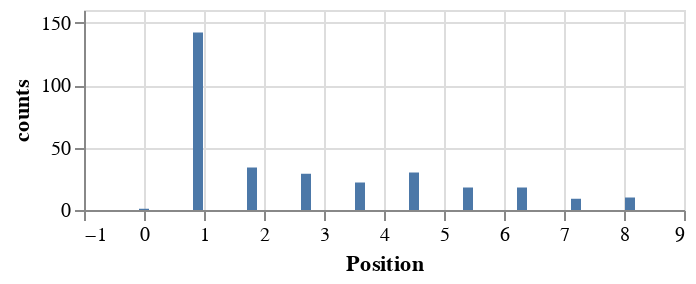

Here is the notebook cell this chart was saved with:
### Code cell
plot_series(pd.Series(right_words['diktatur']))

### Figure 1 — Vega-Lite specification as saved in the notebook (floating-point values rounded to 4 significant figures)
{"config": {"view": {"continuousWidth": 300, "continuousHeight": 300}}, "data": {"name": "data-727056002222dcbe1001f619c4cf1576"}, "mark": {"type": "bar"}, "encoding": {"x": {"bin": false, "field": "Position", "type": "quantitative"}, "y": {"field": "counts", "type": "quantitative"}}, "height": 100, "width": 300, "$schema": "https://vega.github.io/schema/vega-lite/v5.8.0.json", "datasets": {"data-727056002222dcbe1001f619c4cf1576": [{"counts": 1.0, "Position": 0.0}, {"counts": 142.0, "Position": 0.9}, {"counts": 34.0, "Position": 1.8}, {"counts": 29.0, "Position": 2.7}, {"counts": 22.0, "Position": 3.6}, {"counts": 30.0, "Position": 4.5}, {"counts": 18.0, "Position": 5.4}, {"counts": 18.0, "Position": 6.3}, {"counts": 9.0, "Position": 7.2}, {"counts": 10.0, "Position": 8.1}, {"counts": null, "Position": 9.0}]}}
